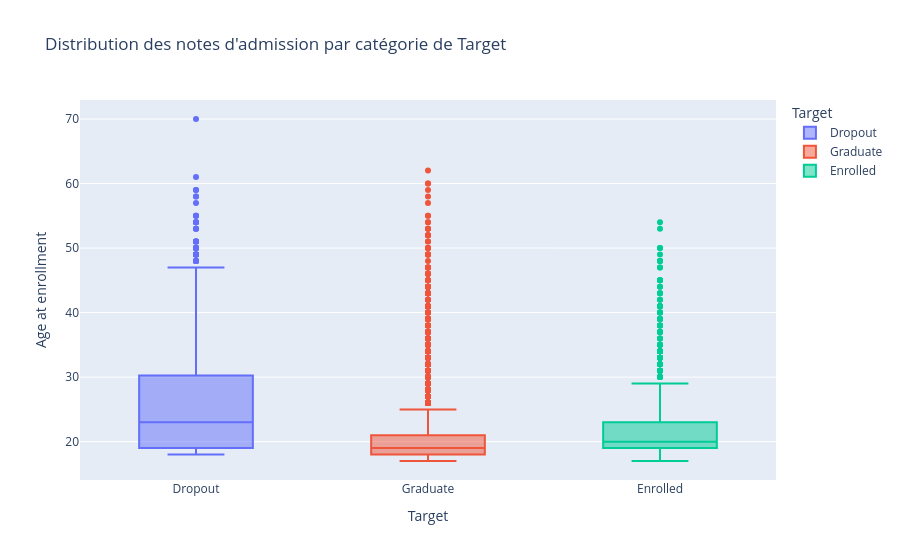

The notebook cell this image was saved under:
### Markdown cell above
On voulait vérifier si les notes au test d'admision avait un impact significatif sur la réussite des examens mais cela n'a pas l'air d'être assez significatif. Il y a un peu plus de personne qui avait de bonnes notes chez les diplomés, un peu moins chez les redoublant et un peu moins chez ceux qui ont abandonné mais rien de significatif

### Code cell
fig = plotly.express.box(df, x='Target', y='Age at enrollment', color='Target',
             title='Distribution des notes d\'admission par catégorie de Target')
fig.show()

### Figure 1 — Plotly figure (JSON) as saved in the notebook; plotly's stock layout.template omitted (floating-point values rounded to 4 significant figures; data arrays with more than 128 entries replaced by an {"elided": "..."} marker saying what was removed)
{"data": [{"alignmentgroup": "True", "hovertemplate": "Target=%{x}<br>Age at enrollment=%{y}<extra></extra>", "legendgroup": "Dropout", "marker": {"color": "#636efa"}, "name": "Dropout", "notched": false, "offsetgroup": "Dropout", "orientation": "v", "showlegend": true, "type": "box", "x": {"elided": "1421 str values"}, "x0": " ", "xaxis": "x", "y": {"elided": "1421 int values"}, "y0": " ", "yaxis": "y"}, {"alignmentgroup": "True", "hovertemplate": "Target=%{x}<br>Age at enrollment=%{y}<extra></extra>", "legendgroup": "Graduate", "marker": {"color": "#EF553B"}, "name": "Graduate", "notched": false, "offsetgroup": "Graduate", "orientation": "v", "showlegend": true, "type": "box", "x": {"elided": "2209 str values"}, "x0": " ", "xaxis": "x", "y": {"elided": "2209 int values"}, "y0": " ", "yaxis": "y"}, {"alignmentgroup": "True", "hovertemplate": "Target=%{x}<br>Age at enrollment=%{y}<extra></extra>", "legendgroup": "Enrolled", "marker": {"color": "#00cc96"}, "name": "Enrolled", "notched": false, "offsetgroup": "Enrolled", "orientation": "v", "showlegend": true, "type": "box", "x": {"elided": "794 str values"}, "x0": " ", "xaxis": "x", "y": {"elided": "794 int values"}, "y0": " ", "yaxis": "y"}], "layout": {"boxmode": "overlay", "legend": {"title": {"text": "Target"}, "tracegroupgap": 0}, "title": {"text": "Distribution des notes d'admission par catégorie de Target"}, "xaxis": {"anchor": "y", "categoryarray": ["Dropout", "Graduate", "Enrolled"], "categoryorder": "array", "domain": [0, 1], "title": {"text": "Target"}}, "yaxis": {"anchor": "x", "domain": [0, 1], "title": {"text": "Age at enrollment"}}}}
